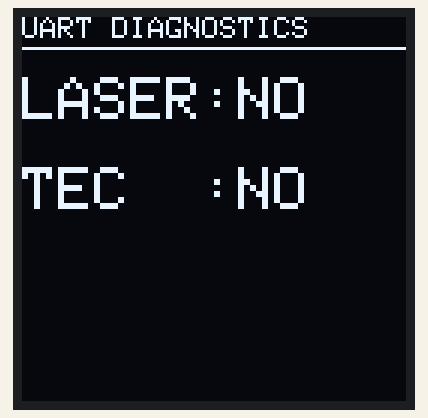
Simulated run of this sketch. Board: ESP8266 (NodeMCU). On the bench: 128×128 one-colour display. What the sketch prints to the serial monitor is not drawn.

Above: at 1.4 s.

The sketch:

TechDiodeUART_check.ino
```cpp
// Nano ESP32 UART Diagnostic for SF6015 and TC1540
// Tests TX/RX lines and displays results on SH1107 OLED and Serial Monitor

#include <Wire.h>
#include <Adafruit_GFX.h>
#include <Adafruit_SH110X.h>
#include <HardwareSerial.h>

// -------- OLED --------
#define OLED_ADDR 0x3C
Adafruit_SH1107 display(128, 128, &Wire);

// ======== UART SETUP ========

// SF6015 (Laser) UART
HardwareSerial sf(1);
const int SF_RX = 3; // D3 (RX) <- driver TX
const int SF_TX = 2; // D2 (TX) -> driver RX

// TC1540 (TEC) UART
HardwareSerial tc(2);
const int TC_RX = 5; // D9 (RX) <- TC1540 TX
const int TC_TX = 4; // D8 (TX) -> TC1540 RX

// ======== PING FUNCTIONS ========

// Flush buffer, send a read command, and wait for a response
bool testLaserUART() {
  // 1. Clear any leftover garbage in the receive buffer
  while (sf.available()) sf.read();

  // 2. Send a benign read command (J0300 = Read Iset)
  sf.print("J0300\r");

  // 3. Wait up to 100ms for a response
  unsigned long t0 = millis();
  while (millis() - t0 < 100) {
    if (sf.available()) {
      String response = sf.readStringUntil('\r');
      response.trim();
      // If we got anything starting with 'K' (Maiman standard reply), it works
      if (response.length() > 0) return true;
    }
  }
  return false; // Timed out
}

bool testTECUART() {
  // 1. Clear buffer
  while (tc.available()) tc.read();

  // 2. Send benign read command (J0A10 = Read Tset)
  tc.print("J0A10\r");

  // 3. Wait up to 100ms for a response
  unsigned long t0 = millis();
  while (millis() - t0 < 100) {
    if (tc.available()) {
      String response = tc.readStringUntil('\r');
      response.trim();
      if (response.length() > 0) return true;
    }
  }
  return false; // Timed out
}

// ======== DASHBOARD ========

void updateDisplay(bool laserOK, bool tecOK) {
  display.clearDisplay();
  display.setTextSize(1);
  display.setTextColor(SH110X_WHITE);

  int y = 0;
  display.setCursor(0, y); display.println("UART DIAGNOSTICS");
  display.drawLine(0, 10, 128, 10, SH110X_WHITE);
  y += 20;

  // Laser Status
  display.setTextSize(2);
  display.setCursor(0, y);
  display.print("LASER:");
  if (laserOK) {
    display.println("YES");
  } else {
    display.println("NO");
  }
  y += 30;

  // TEC Status
  display.setCursor(0, y);
  display.print("TEC  :");
  if (tecOK) {
    display.println("YES");
  } else {
    display.println("NO");
  }

  display.display();
}

// ======== SETUP & LOOP ========

void setup() {
  Serial.begin(115200);
  delay(1000); // Give serial monitor time to open
  Serial.println("Starting UART Diagnostics...");

  // Init OLED
  Wire.begin(D6, D7);
  if (!display.begin(OLED_ADDR, true)) {
    Serial.println("OLED not found! Check I2C wiring.");
  }
  display.setRotation(1);
  display.clearDisplay();
  display.display();

  // Init UARTs
  sf.begin(115200, SERIAL_8N1, SF_RX, SF_TX);
  tc.begin(115200, SERIAL_8N1, TC_RX, TC_TX);
}

void loop() {
  // Test both connections
  bool laserStatus = testLaserUART();
  bool tecStatus = testTECUART();

  // Print to Serial Monitor
  Serial.print("Laser UART: "); Serial.print(laserStatus ? "YES" : "NO");
  Serial.print("  |  TEC UART: "); Serial.println(tecStatus ? "YES" : "NO");

  // Update OLED screen
  updateDisplay(laserStatus, tecStatus);

  // Wait 1 second before testing again
  delay(1000);
}
```
